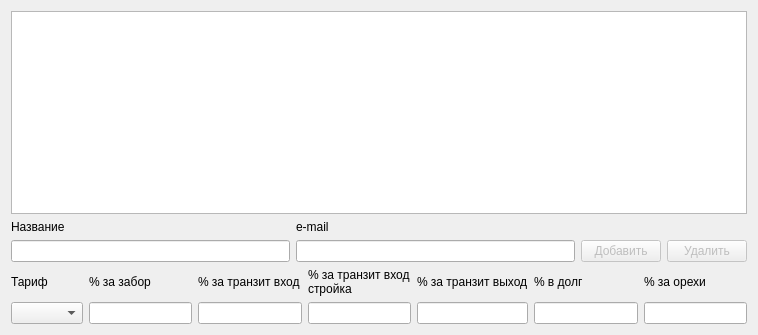
<?xml version="1.0" encoding="UTF-8"?>
<ui version="4.0">
 <class>class_ref_client</class>
 <widget class="QWidget" name="class_ref_client">
  <property name="geometry">
   <rect>
    <x>0</x>
    <y>0</y>
    <width>758</width>
    <height>335</height>
   </rect>
  </property>
  <property name="windowTitle">
   <string>Form</string>
  </property>
  <layout class="QGridLayout" name="gridLayout">
   <item row="0" column="0">
    <widget class="QTableView" name="tableView">
     <property name="selectionMode">
      <enum>QAbstractItemView::ExtendedSelection</enum>
     </property>
     <property name="selectionBehavior">
      <enum>QAbstractItemView::SelectRows</enum>
     </property>
     <property name="sortingEnabled">
      <bool>true</bool>
     </property>
    </widget>
   </item>
   <item row="1" column="0">
    <layout class="QVBoxLayout" name="verticalLayout_10">
     <item>
      <layout class="QHBoxLayout" name="horizontalLayout_2">
       <item>
        <layout class="QVBoxLayout" name="verticalLayout">
         <item>
          <widget class="QLabel" name="label">
           <property name="text">
            <string>Название</string>
           </property>
          </widget>
         </item>
         <item>
          <widget class="QLineEdit" name="lineEdit_name"/>
         </item>
        </layout>
       </item>
       <item>
        <layout class="QVBoxLayout" name="verticalLayout_2">
         <item>
          <widget class="QLabel" name="label_2">
           <property name="text">
            <string>e-mail</string>
           </property>
          </widget>
         </item>
         <item>
          <widget class="QLineEdit" name="lineEdit_mail"/>
         </item>
        </layout>
       </item>
       <item>
        <layout class="QVBoxLayout" name="verticalLayout_3">
         <item>
          <widget class="QLabel" name="label_3">
           <property name="text">
            <string/>
           </property>
          </widget>
         </item>
         <item>
          <widget class="QPushButton" name="pushButton_add">
           <property name="enabled">
            <bool>false</bool>
           </property>
           <property name="text">
            <string>Добавить</string>
           </property>
          </widget>
         </item>
        </layout>
       </item>
       <item>
        <layout class="QVBoxLayout" name="verticalLayout_4">
         <item>
          <widget class="QLabel" name="label_4">
           <property name="text">
            <string/>
           </property>
          </widget>
         </item>
         <item>
          <widget class="QPushButton" name="pushButton_del">
           <property name="enabled">
            <bool>false</bool>
           </property>
           <property name="text">
            <string>Удалить</string>
           </property>
          </widget>
         </item>
        </layout>
       </item>
      </layout>
     </item>
     <item>
      <layout class="QHBoxLayout" name="horizontalLayout">
       <item>
        <layout class="QVBoxLayout" name="verticalLayout_9">
         <item>
          <widget class="QLabel" name="label_9">
           <property name="text">
            <string>Тариф</string>
           </property>
          </widget>
         </item>
         <item>
          <widget class="QComboBox" name="comboBox_tarif"/>
         </item>
        </layout>
       </item>
       <item>
        <layout class="QVBoxLayout" name="verticalLayout_5">
         <item>
          <widget class="QLabel" name="label_5">
           <property name="text">
            <string>% за забор</string>
           </property>
          </widget>
         </item>
         <item>
          <widget class="QLineEdit" name="lineEdit_perc_obnal"/>
         </item>
        </layout>
       </item>
       <item>
        <layout class="QVBoxLayout" name="verticalLayout_13">
         <item>
          <widget class="QLabel" name="label_12">
           <property name="text">
            <string>% за транзит вход</string>
           </property>
          </widget>
         </item>
         <item>
          <widget class="QLineEdit" name="lineEdit_perc_trans_in"/>
         </item>
        </layout>
       </item>
       <item>
        <layout class="QVBoxLayout" name="verticalLayout_12">
         <item>
          <widget class="QLabel" name="label_11">
           <property name="text">
            <string>% за транзит вход
стройка</string>
           </property>
          </widget>
         </item>
         <item>
          <widget class="QLineEdit" name="lineEdit_perc_trans_in_s"/>
         </item>
        </layout>
       </item>
       <item>
        <layout class="QVBoxLayout" name="verticalLayout_6">
         <item>
          <widget class="QLabel" name="label_6">
           <property name="text">
            <string>% за транзит выход</string>
           </property>
          </widget>
         </item>
         <item>
          <widget class="QLineEdit" name="lineEdit_perc_trans_out"/>
         </item>
        </layout>
       </item>
       <item>
        <layout class="QVBoxLayout" name="verticalLayout_7">
         <item>
          <widget class="QLabel" name="label_7">
           <property name="text">
            <string>% в долг</string>
           </property>
          </widget>
         </item>
         <item>
          <widget class="QLineEdit" name="lineEdit_perc_dolg"/>
         </item>
        </layout>
       </item>
       <item>
        <layout class="QVBoxLayout" name="verticalLayout_8">
         <item>
          <widget class="QLabel" name="label_8">
           <property name="text">
            <string>% за орехи</string>
           </property>
          </widget>
         </item>
         <item>
          <widget class="QLineEdit" name="lineEdit_perc_nal"/>
         </item>
        </layout>
       </item>
      </layout>
     </item>
    </layout>
   </item>
  </layout>
  <zorder>tableView</zorder>
  <zorder></zorder>
 </widget>
 <resources/>
 <connections/>
</ui>
